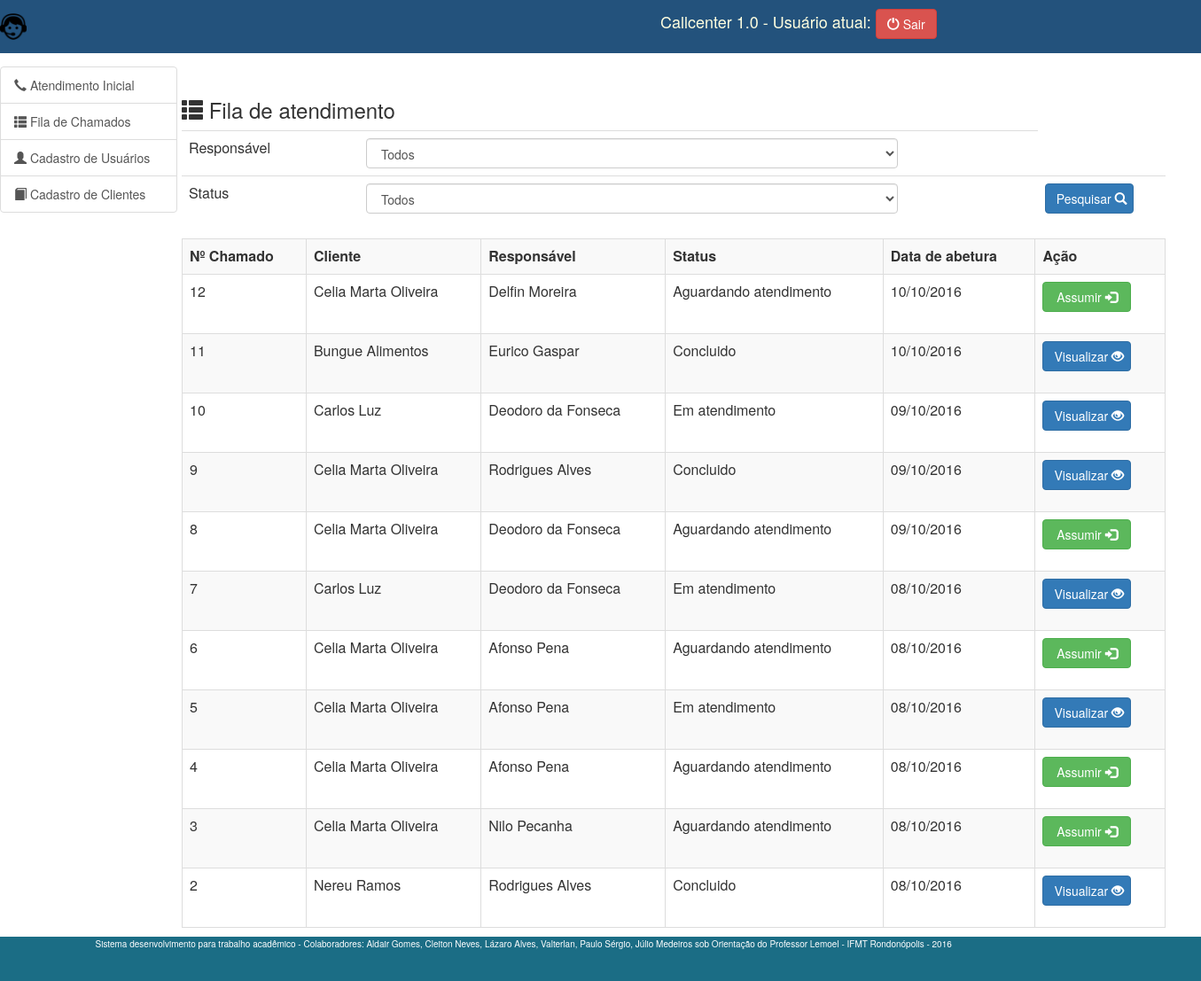
Page /fila-atendimento.php on the committed database.
### tables this page shows
CREATE TABLE `chamado` (
  `id` int(11) NOT NULL AUTO_INCREMENT,
  `id_atendente` int(11) DEFAULT NULL,
  `id_cliente` int(11) DEFAULT NULL,
  `relato` varchar(255) DEFAULT NULL,
  `id_elemento` int(11) DEFAULT NULL,
  `status` varchar(20) DEFAULT 'A',
  `dt_abertura` datetime DEFAULT NULL,
  PRIMARY KEY (`id`),
  KEY `id_atendente` (`id_atendente`),
  KEY `id_cliente` (`id_cliente`),
  KEY `id_elemento` (`id_elemento`),
  CONSTRAINT `chamado_ibfk_1` FOREIGN KEY (`id_atendente`) REFERENCES `atendente` (`id`),
  CONSTRAINT `chamado_ibfk_2` FOREIGN KEY (`id_cliente`) REFERENCES `cliente` (`id`)
);

CREATE TABLE `cliente` (
  `id` int(11) NOT NULL AUTO_INCREMENT,
  `nome` varchar(255) DEFAULT NULL,
  `telefone` varchar(255) DEFAULT NULL,
  `telefone2` varchar(255) DEFAULT NULL,
  `pessoa` varchar(255) DEFAULT NULL,
  `email` varchar(255) DEFAULT NULL,
  `contato` varchar(255) DEFAULT NULL,
  `endereco` varchar(255) DEFAULT NULL,
  `cidade` varchar(255) DEFAULT NULL,
  `estado` varchar(10) DEFAULT NULL,
  PRIMARY KEY (`id`)
);

CREATE TABLE `atendente` (
  `id` int(11) NOT NULL AUTO_INCREMENT,
  `nome` varchar(255) DEFAULT NULL,
  `telefone` varchar(255) DEFAULT NULL,
  `tipo` varchar(255) DEFAULT NULL,
  `login` varchar(20) DEFAULT NULL,
  `senha` varchar(20) DEFAULT NULL,
  `ativo` varchar(20) DEFAULT NULL,
  PRIMARY KEY (`id`)
);

### ChamadoDAO.php (called while the page is built, shortened)
<?php
class ChamadoDAO {
    private $conexao;
    private $query;
    function getQuery() {
        return $this->query;
    }
    function setQuery($query) {
        $this->query = $query;
    }
    function __construct($con) {
        $this->conexao = $con;
    }
    function listaChamados($query) {
        $chamados = Array();
        $sql = $query;
        $resultado = mysqli_query($this->conexao, $sql);
        while ($chamado = mysqli_fetch_assoc($resultado)) {
            $ch = new Chamado();
            $el = new Elemento();
            $cl = new Cliente();
            $ch->setId($chamado['nro_chamado']);
            $ch->setRelato($chamado['relato']);
            $ch->setDt_abertura($chamado['dt_abertura']);
            $ch->setStatus($chamado['status']);
            $el->setId($chamado['id_elemento']);
            $el->setNome($chamado['responsavel']);
            $cl->setId($chamado['id_cliente']);
            $cl->setNome($chamado['cliente']);
            $cl->setTelefone($chamado['telefone_cliente']);
            $ch->setCliente($cl);
            $ch->setElemento($el);
            array_push($chamados, $ch);
        }
        return $chamados;
    }
}

### model/Chamado.php (called while the page is built, shortened)
<?php
class Chamado {
    private $id;
    private $relato;
    private $dt_abertura;
    private $cliente;
    private $elemento;
    private $status;
    function getStatus() {
        return $this->status;
    }
    function setStatus($status) {
        $this->status = $status;
    }
    function getCliente() {
        return $this->cliente;
    }
    function getElemento() {
        return $this->elemento;
    }
    function setCliente($cliente) {
        $this->cliente = $cliente;
    }
    function setElemento($elemento) {
        $this->elemento = $elemento;
    }
    function getDt_abertura() {
        return $this->dt_abertura;
    }
    function setDt_abertura($dt_abertura) {
        $this->dt_abertura = $dt_abertura;
    }
    function getId() {
        return $this->id;
    }
    function getRelato() {
        return $this->relato;
    }
    function setId($id) {
        $this->id = $id;
    }
    function setRelato($relato) {
        $this->relato = $relato;
    }
}

### model/Cliente.php (called while the page is built, shortened)
<?php
class Cliente {
    private $nome;
    function getNome() {
        return $this->nome;
    }
    function setNome($nome) {
        $this->nome = $nome;
    }
}

### model/Elemento.php (called while the page is built, shortened)
<?php
class Elemento {
    private $nome;
    function getNome() {
        return $this->nome;
    }
    function setNome($nome) {
        $this->nome = $nome;
    }
}

### fila-atendimento.php (the view, shortened to what this page needs)
<?php
include 'cabecalho.php';
include './ChamadoDAO.php';
$chamadoDAO = new ChamadoDAO($con);
if (@$_POST['elemento'] == NULL) {
    @$elemQuery = "T";
} else {
    @$elemQuery = $_POST['elemento'];
}
if (@$_POST['status'] == NULL) {
    @$statusQuery = "T";
} else {
    @$statusQuery = $_POST['status'];
}
if ($elemQuery == "T") {
    $elemQuery = "at.id";
}
if ($statusQuery == "T") {
    $statusQuery = "STATUS";
} else {
    $statusQuery = "'" . $statusQuery . "'";
}
$chamadoDAO->setQuery("SELECT
                ch.id AS nro_chamado,
                ch.relato,
                cl.id AS id_cliente,
                cl.nome AS cliente,
                cl.telefone as telefone_cliente,
                at.id AS id_elemento,
                at.nome AS responsavel,
                IF(STATUS='A','Aguardando atendimento',IF(STATUS='C','Concluido',IF(STATUS='E','Em atendimento',IF(STATUS='X','Cancelado','Status desconhecido')))) AS status,
                DATE_FORMAT(ch.dt_abertura,'%d/%m/%Y') AS dt_abertura
                FROM chamado ch
                INNER JOIN cliente cl ON cl.id = ch.id_cliente
                LEFT JOIN atendente at ON at.id = ch.id_elemento
                WHERE
                at.id = " . $elemQuery . " AND
                STATUS = " . $statusQuery .
        " ORDER BY dt_abertura DESC");
$chamados = $chamadoDAO->listaChamados($chamadoDAO->getQuery());
?>
<div class="row" style="width: 700px">
    <div class="col-md-3 col-xs-12 col-lg-3">
        <?php include_once('sidebar.php'); ?>
    </div>
    <div class="col-md-9 col-xs-12 col-lg-9">
        <div class="container">
            <div class="principal">
                <h3><span class="glyphicon glyphicon-th-list" aria-hidden="true"></span> Fila de atendimento</h3>
                <form method="post" action="fila-atendimento.php">
                    <table class="table">
                        <tr>
                            <td style="width: 200px">Responsável</td>
                            <td>
                                <select class="form-control" name="elemento" style="width: 600px">
                                    <option value="T">Todos</option>
                                </select>
                            </td>
                        </tr>
                        <tr>
                            <td style="width: 200px">Status</td>
                            <td>
                                <select class="form-control" name="status" style="width: 600px">
                                    <option value="T">Todos</option>
                                </select>
                            </td>
                            <td>
                                <button class="btn btn-primary" style="width: 100px">Pesquisar
                                    <span class="glyphicon glyphicon-search" aria-hidden="true"></span>
                                </button>
                            </td>
                        </tr>
                    </table>
                </form>
                <table class="table table-striped table-bordered"> <?php
                    echo "<th>Nº Chamado</th>";
                    echo "<th>Cliente</th>";
                    echo "<th>Responsável</th>";
                    echo "<th>Status</th>";
                    echo "<th>Data de abetura</th>";
                    echo "<th>Ação</th>";
                    foreach ($chamados as $value) {
                        echo "<tr><td>" . $value->getId() . "</td>";
                        echo "<td>" . $value->getCliente()->getNome() . "</td>";
                        echo "<td>" . $value->getElemento()->getNome() . "</td>";
                        echo "<td>" . $value->getStatus() . "</td>";
                        echo "<td>" . $value->getDt_abertura() . "</td>";
                        ?>
                        <td title="Descrição detalhada do item: <?= $value->getRelato() ?>">
                            <form action="assumindo-chamado.php" method="post">
                                <?php if ($value->getStatus() == "Aguardando atendimento") { ?>
                                    <button class="btn btn-success" style="width: 100px">Assumir
                                        <span class="glyphicon glyphicon-log-in" aria-hidden="true"></span>
                                    </button>
                                <?php } else { ?>
                                    <button class="btn btn-primary" style="width: 100px">Visualizar
                                        <span class="glyphicon glyphicon-eye-open" aria-hidden="true"></span>
                                    </button>
                                    <?php
                                }
                                ?>
                            </form>
                        </td>
                        </tr>
                        <?php
                    }
                    ?></table>
            </div>
        </div>
    </div>
</div>
<?php include 'rodape.php' ?>

### cabecalho.php (shortened to what this page needs)
<?php
$usuario = $_SESSION['nome'];
?>
<html>
    <head>
        <link href="css/bootstrap.css" rel="stylesheet"/>
        <link href="css/style.css" rel="stylesheet"/>
        <link rel="stylesheet" href="https://maxcdn.bootstrapcdn.com/bootstrap/3.3.7/css/bootstrap.min.css">
    </head>
    <body>
        <form method="post" action="logoff.php">
            <div class="navbar navbar-fixed-top" style="background-color: #23527c;height: 60px">
                <div class="container">
                    <div class="navbar-fixed-top">
                        <a style="margin-right: 700px" class="navbar-brand" href="index.php">
                            <img alt="Brand" src="pictures/call.png" style="width: 30px">
                        </a>
                        <h4 style="color: lightyellow">Callcenter 1.0 - Usuário atual: <?= $usuario ?>
                            <div class='btn-group'>
                                <a href='logoff.php' class='btn btn-danger' ><i class='glyphicon glyphicon-off'></i> Sair</a>
                            </div>
                        </h4>
                    </div>
                </div>
            </div>
        </form>

### sidebar.php (shortened to what this page needs)
<div class="list-group" style="width: 200px;margin-top: 25px">
    <a href="./novo-chamado.php" class="list-group-item ">
        <span class="glyphicon glyphicon-earphone" aria-hidden="true"></span> Atendimento Inicial</a>
    <a href="./fila-atendimento.php" class="list-group-item ">
        <span class="glyphicon glyphicon-th-list" aria-hidden="true"></span> Fila de Chamados</a>
    <a href="./novo-usuario.php" class="list-group-item ">
        <span class="glyphicon glyphicon-user" aria-hidden="true"></span> Cadastro de Usuários</a>
        <a href="./novo-cliente.php" class="list-group-item ">
        <span class="glyphicon glyphicon-book" aria-hidden="true"></span> Cadastro de Clientes</a>
</div>

### rodape.php
<nav class="navbar navbar-fixed-bottom" style="background-color: #1b6d85">
    <div style="font-size: 10;color: #fff" class="container">
        Sistema desenvolvimento para trabalho acadêmico - Colaboradores: Aldair Gomes, Cleiton Neves, Lázaro Alves, Valterlan, Paulo Sérgio, Júlio Medeiros sob Orientação do Professor Lemoel - IFMT Rondonópolis - 2016
    </div>
</nav>
</head>
</body>

### css/style.css (style rules this page uses)
body { padding-top: 50px; }
.principal { padding: 40px 15px; text-align: left; }

### rows in the picture
chamado: id "12", id_cliente.nome "Celia Marta Oliveira", atendente.nome "Delfin Moreira", Status "Aguardando atendimento", Dt_abertura "10/10/2016", shows "Assumir"
chamado: id "11", id_cliente.nome "Bungue Alimentos", atendente.nome "Eurico Gaspar", Status "Concluido", Dt_abertura "10/10/2016", shows "Visualizar"
chamado: id "10", id_cliente.nome "Carlos Luz", id_atendente.nome "Deodoro da Fonseca", Status "Em atendimento", Dt_abertura "09/10/2016", shows "Visualizar"
chamado: id "9", id_cliente.nome "Celia Marta Oliveira", atendente.nome "Rodrigues Alves", Status "Concluido", Dt_abertura "09/10/2016", shows "Visualizar"
chamado: id "8", id_cliente.nome "Celia Marta Oliveira", id_atendente.nome "Deodoro da Fonseca", Status "Aguardando atendimento", Dt_abertura "09/10/2016", shows "Assumir"
chamado: id "7", id_cliente.nome "Carlos Luz", id_atendente.nome "Deodoro da Fonseca", Status "Em atendimento", Dt_abertura "08/10/2016", shows "Visualizar"
chamado: id "6", id_cliente.nome "Celia Marta Oliveira", atendente.nome "Afonso Pena", Status "Aguardando atendimento", Dt_abertura "08/10/2016", shows "Assumir"
chamado: id "5", id_cliente.nome "Celia Marta Oliveira", atendente.nome "Afonso Pena", Status "Em atendimento", Dt_abertura "08/10/2016", shows "Visualizar"
chamado: id "4", id_cliente.nome "Celia Marta Oliveira", atendente.nome "Afonso Pena", Status "Aguardando atendimento", Dt_abertura "08/10/2016", shows "Assumir"
chamado: id "3", id_cliente.nome "Celia Marta Oliveira", atendente.nome "Nilo Pecanha", Status "Aguardando atendimento", Dt_abertura "08/10/2016", shows "Assumir"
chamado: id "2", id_cliente.nome "Nereu Ramos", atendente.nome "Rodrigues Alves", Status "Concluido", Dt_abertura "08/10/2016", shows "Visualizar"
